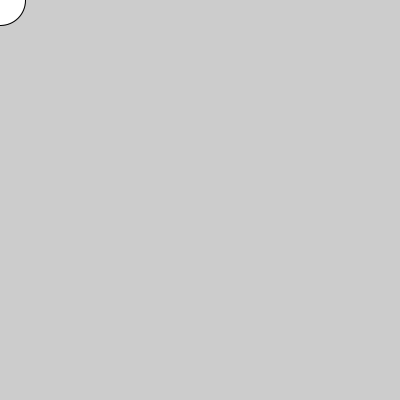
Frame 1 (no input)
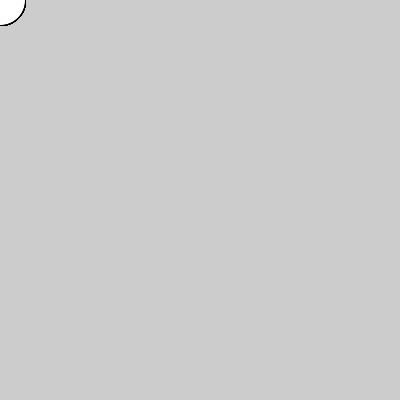
Frame 60 (the mouse pressed at the canvas centre just before this capture)
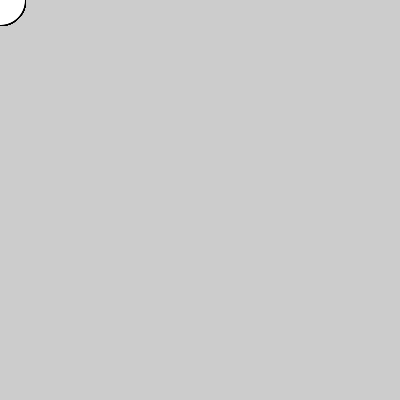
Frame 120 (the mouse held since frame 60 and released just before this capture)

The Processing sketch that drew these frames (run headless with seeded random() and noise(); from frame 60 on, the mouse is pressed at the canvas centre):

// Processing sketch: sketch_171103a
// ── sketch_171103a.pde
int x=0;
int y=0;
int dx=1;
int dy=1;

void setup() {
  size(400,400);
}



void draw() {
  ellipse(x,y,50,50);
  println("x ",x,"y ",y);
  if (keyPressed == true) {
    if (key == CODED) {
      if (keyCode == UP) {
        y =y-dy;
      }
      if (keyCode == DOWN) {
        y = y+dy;
      }
      if (keyCode == LEFT) {
        x = x-dx;
      }
      if (keyCode == RIGHT) {
        x = x+dx;
      }
    }
  }
}
